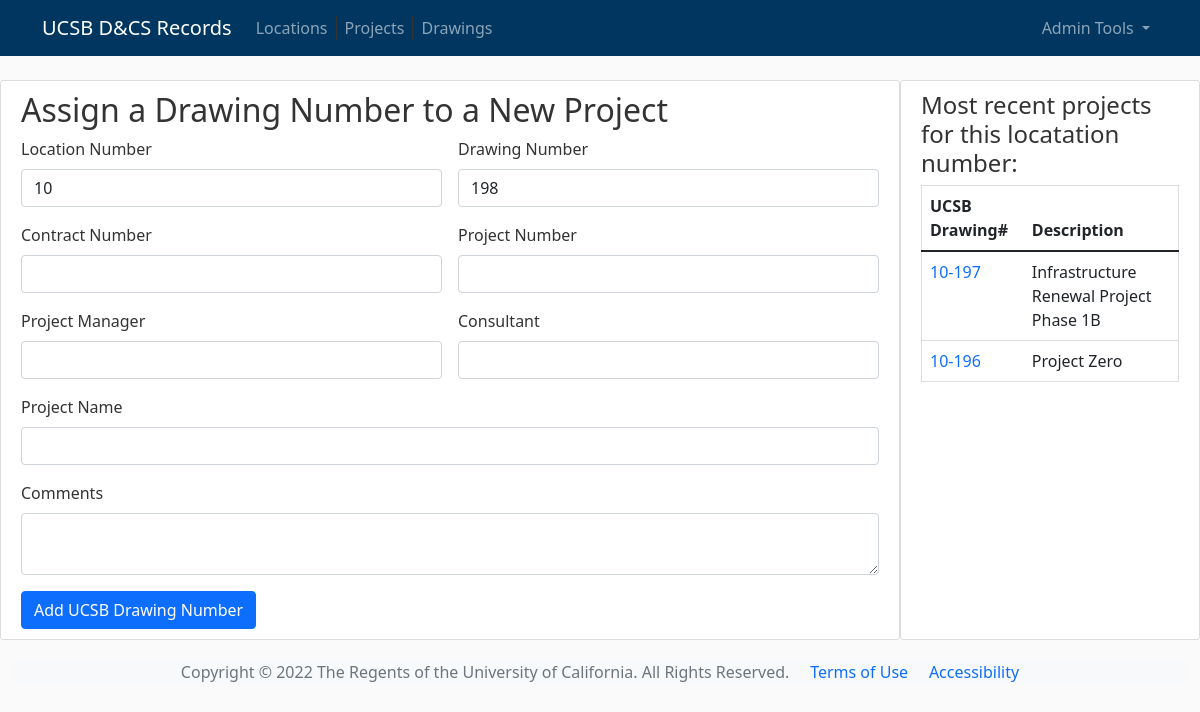
The app's page /create/10 (signed in) with its own data.
### flaskdraw/models.py (models this page shows, shortened)
class Drawfile(db.Model):
    id = db.Column(db.Integer, primary_key=True)
    locnum = db.Column(db.Integer, nullable=False)
    drawnum = db.Column("drawnum", db.Integer, nullable=False)
    contractnum = db.Column(db.String(50), nullable=True)
    projectnum = db.Column(db.String(10), nullable=True)
    projectmngr = db.Column(db.String(100), nullable=True)
    mainconsult = db.Column(db.String(100), nullable=True)
    title = db.Column(db.Text, nullable=False)
    comments = db.Column(db.Text, nullable=True)
    date = db.Column(db.Date)

### flaskdraw/bp_projects/routes.py (the view, shortened to what this page needs)
@bp_projects.route("/create/", methods=("GET", "POST"))
@bp_projects.route("/create/<int:locnum>", methods=("GET", "POST"))
@login_required  # login required for this page
def newproject(locnum):
    form = ProjectForm()
    project_count = Drawfile.query.filter(Drawfile.locnum == locnum).count()
    if project_count == 0:
        last_drawnum = None
        next_drawnum = None
    else:
        last_drawnum = (
            Drawfile.query.order_by(Drawfile.drawnum.desc())
            .filter(Drawfile.locnum == locnum)
            .options(db.load_only("drawnum"))
            .limit(1)
            .one()
        )
        next_drawnum = last_drawnum.drawnum + 1
    drawings = (
        Drawfile.query.order_by(Drawfile.locnum.asc(), Drawfile.drawnum.desc())
        .filter(Drawfile.locnum == locnum)
        .limit(5)
        .all()
    )
    return render_template(
        "newproject.html",
        drawings=drawings,
        form=form,
        sidebar="addproject",
        locnum=locnum,
        next_drawnum=next_drawnum,
    )

### flaskdraw/bp_projects/forms.py
class ProjectForm(FlaskForm):
    locnum = IntegerField("Location Number", validators=[InputRequired()])
    drawnum = IntegerField("Drawing Number", validators=[InputRequired()])
    contractnum = StringField("Contract Number", validators=[Length(max=50)])
    projectnum = StringField("Project Number", validators=[Length(max=10)])
    projectmngr = StringField(
        "Project Manager", validators=[InputRequired(), Length(min=3, max=100)]
    )
    mainconsult = StringField(
        "Consultant", validators=[InputRequired(), Length(min=3, max=100)]
    )
    title = StringField(
        "Project Name", validators=[InputRequired(), Length(min=10, max=100)]
    )
    comments = TextAreaField("Comments", validators=[Length(max=200)])
    daterecorded = DateField(validators=[DataRequired()])

### flaskdraw/models.py (called while the page is built)
@login_manager.user_loader
def load_user(user_id):
    return User.query.get(int(user_id))

### flaskdraw/templates/newproject.html (shortened to what this page needs)
{% extends 'base.html' %}
{% block content%}
<div class="content ">
    <h2>Assign a Drawing Number to a New Project</h2>
    <form method="post" class="row g-3">
        <div class="col-md-6">
            <label for="locnum" class="form-label" for="locnum">Location Number</label>
            <input type="number" name="locnum" value="{{ locnum }}" id="locnum" class="form-control">
        </div>
        <div class="col-md-6">
            <label for="drawnum" class="form-label" for="drawnum">Drawing Number</label>
            <input type="number" name="drawnum" value="{{ next_drawnum }}" id="drawnum" class="form-control">
        </div>
        <div class="col-md-6">
            <label class="form-label">{{ form.contractnum.label }}</label>
            {{ form.contractnum(class_="form-control") }}
        </div>
        <div class="col-md-6">
            <label class="form-label">{{ form.projectnum.label }}</label>
            {{ form.projectnum(class_="form-control") }}
        </div>
        <div class="col-md-6">
            <label class="form-label">{{ form.projectmngr.label }}</label>
            {{ form.projectmngr(class_="form-control") }}
        </div>
        <div class="col-md-6">
            <label class="form-label">{{ form.mainconsult.label }}</label>
            {{ form.mainconsult(class_="form-control") }}
        </div>
        <div class="col-12">
            <label class="form-label">{{ form.title.label }}</label>
            {{ form.title(class_="form-control") }}
        </div>
        <div class="col-12">
            <label class="form-label">{{ form.comments.label }}</label>
            {{ form.comments(class_="form-control") }}
        </div>
        <div class="col-12">
            <button type="submit" class="btn btn-primary">Add UCSB Drawing Number</button>
        </div>
    </form>
</div>
{% endblock content%}

### flaskdraw/templates/base.html (shortened to what this page needs)
<!doctype html>
<html lang="en">
<head>
    <link rel="stylesheet" href="https://cdn.jsdelivr.net/npm/bootstrap@5.1.3/dist/css/bootstrap.min.css"
>
    <link rel="stylesheet" href="https://cdn.datatables.net/1.12.0/css/dataTables.bootstrap5.min.css">
    <link rel="stylesheet" type="text/css" href="{{ url_for('static', filename='base.css') }}">
</head>
<body>
    <header class="site-header">
        <nav class="navbar navbar-expand-md navbar-dark bg-steel fixed-top">
            <div class="container-lg">
                <a class="navbar-brand" href="{{ url_for('bp_main.index') }}">UCSB D&CS Records</a>
                <div class="collapse navbar-collapse" id="navbarSupportedContent">
                    <ul class="navbar-nav me-auto mb-2 mb-lg-0">
                        <li class="nav-item">
                            <a class="nav-item nav-link" href="{{ url_for('bp_locations.locations') }}">Locations</a>
                        </li>
                        <li class="nav-item">
                            <a class="nav-item nav-link" href="{{ url_for('bp_projects.projects') }}">Projects</a>
                        </li>
                        <li class="nav-item">
                            <a class="nav-item nav-link"
                                href="{{ url_for('bp_drawings.search_drawings') }}">Drawings</a>
                        </li>
                    </ul>
                    <ul class="navbar-nav d-flex">
                        {% if current_user.is_authenticated %}
                        <li class="nav-item dropdown">
                            <a class="nav-item nav-link dropdown-toggle" href="#" id="navbarDropdown" role="button"
                                data-bs-toggle="dropdown" aria-expanded="false">
                                Admin Tools
                            </a>
                        </li>
                        {% endif %}
                    </ul>
                </div>
            </div>
        </nav>
    </header>
    <main role="main" class="container-fluid">
        <div class="row">
            <div class="col-md-9 order-first content-section">
                {% block content %}{% endblock %}
            </div>
            <div class="col-md-3 order-last content-section">
                {% if sidebar == 'drawingsearch' %}
                <h4>Search For Drawings:</h4>
                <form method="post" class="row g-3">
                    {{ form.csrf_token }}
                    <div class="col-md-6">
                        <label class="form-label">{{ form.locnum.label }}</label>
                        {{ form.locnum(class_="form-control") }}
                        {% if form.locnum.errors %}
                        <ul class="errors">
                            {% for error in form.locnum.errors %}
                            <li>{{ error }}</li>
                            {% endfor %}
                        </ul>
                        {% endif %}
                    </div>
                    <div class="col-md-6">
                        <label class="form-label">{{ form.drawnum.label }}</label>
                        {{ form.drawnum(class_="form-control") }}
                        {% if form.drawnum.errors %}
                        <ul class="errors">
                            {% for error in form.drawnum.errors %}
                            <li>{{ error }}</li>
                            {% endfor %}
                        </ul>
                        {% endif %}
                    </div>
                    <div class="col-12">
                        <label class="form-label">{{ form.project_title.label }}</label>
                        {{ form.project_title(class_="form-control") }}
                        {% if form.project_title.errors %}
                        <ul class="errors">
                            {% for error in form.project_title.errors %}
                            <li>{{ error }}</li>
                            {% endfor %}
                        </ul>
                        {% endif %}
                    </div>
                    <div class="col-12">
                        <label class="form-label">{{ form.sheet_title.label }}</label>
                        {{ form.sheet_title(class_="form-control") }}
                        {% if form.sheet_title.errors %}
                        <ul class="errors">
                            {% for error in form.sheet_title.errors %}
                            <li>{{ error }}</li>
                            {% endfor %}
                        </ul>
                        {% endif %}
                    </div>
                    <div class="col-md-6">
                        <label class="form-label">{{ form.sheet_number.label }}</label>
                        {{ form.sheet_number(class_="form-control") }}
                        {% if form.sheet_number.errors %}
                        <ul class="errors">
                            {% for error in form.sheet_number.errors %}
                            <li>{{ error }}</li>
                            {% endfor %}
                        </ul>
                        {% endif %}
                    </div>
                    <div class="col-md-6">
                        <label class="form-label">{{ form.discipline.label }}</label>
                        {{ form.discipline(class_="form-control") }}
                        {% if form.discipline.errors %}
                        <ul class="errors">
                            {% for error in form.discipline.errors %}
                            <li>{{ error }}</li>
                            {% endfor %}
                        </ul>
                        {% endif %}
                    </div>
                    <div class="col-12">
                        <button type="submit" class="btn btn-primary">Search</button>
                    </div>
                </form>
                    {% elif sidebar == 'addproject' %}
                <h4>Most recent projects for this locatation number:</h4>
                <table class="table content-section">
                    <thead>
                        <tr>
                            <th scope="col">UCSB Drawing#</th>
                            <th scope="col">Description</th>
                        </tr>
                    </thead>
                    <tbody>
                        {% for draw in drawings %}
                        <tr>
                            <td scope="row"><a
                                    href="{{ url_for('bp_projects.project', locnum=draw.locnum, drawnum=draw.drawnum) }}">
                                    {{ draw.locnum }}-{{ draw.drawnum }}</a></td>
                            <td>{{ draw.title }}</td>
                        </tr>
                        {% endfor %}
                    </tbody>
                </table>
                {% endif %}
            </div>
        </div>
        <footer class="text-center text-lg-start bg-light text-muted">
            <div class="d-flex justify-content-center">
                <span class="copyright">Copyright © 2022 The Regents of the University of California. All Rights
                    Reserved.</span> &nbsp; &nbsp; &nbsp;
                <a href="https://www.ucsb.edu/terms-of-use">Terms of Use</a> &nbsp; &nbsp; &nbsp;
                <a href="https://www.ucsb.edu/accessibility">Accessibility</a>
            </div>
        </footer>
    </main>
</body>
</html>

### flaskdraw/static/base.css (style rules this page uses)
body { background: #fafafa; color: #333333; margin-top: 5rem; }
.bg-steel { background-color: #003660; }
.content-section { background: #ffffff; padding: 10px 20px; border: 1px solid #dddddd; border-radius: 3px; margin-bottom: 20px; }
@media only screen and (min-width: 992px) { .navbar .navbar-nav .nav-item .nav-link { padding: 0 0.5em; } }
@media only screen and (min-width: 992px) { .navbar .navbar-nav .nav-item:not(:last-child) .nav-link { border-right: 1px solid #333333; } }
a:not([class]) { text-decoration: none; }

### records on screen
Drawfile: locnum "10", drawnum "197", title "Infrastructure Renewal Project Phase 1B"
Drawfile: locnum "10", drawnum "196", title "Project Zero"
